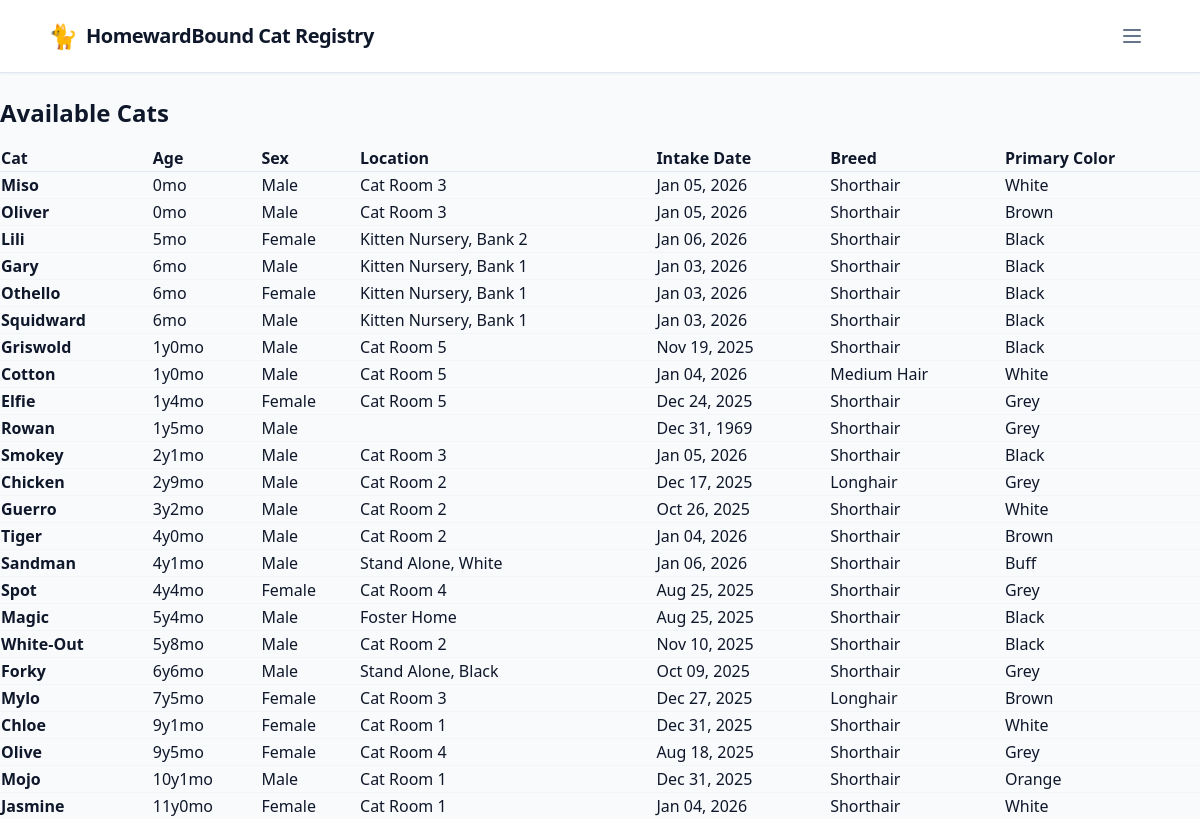
The app's page /report/, older data.
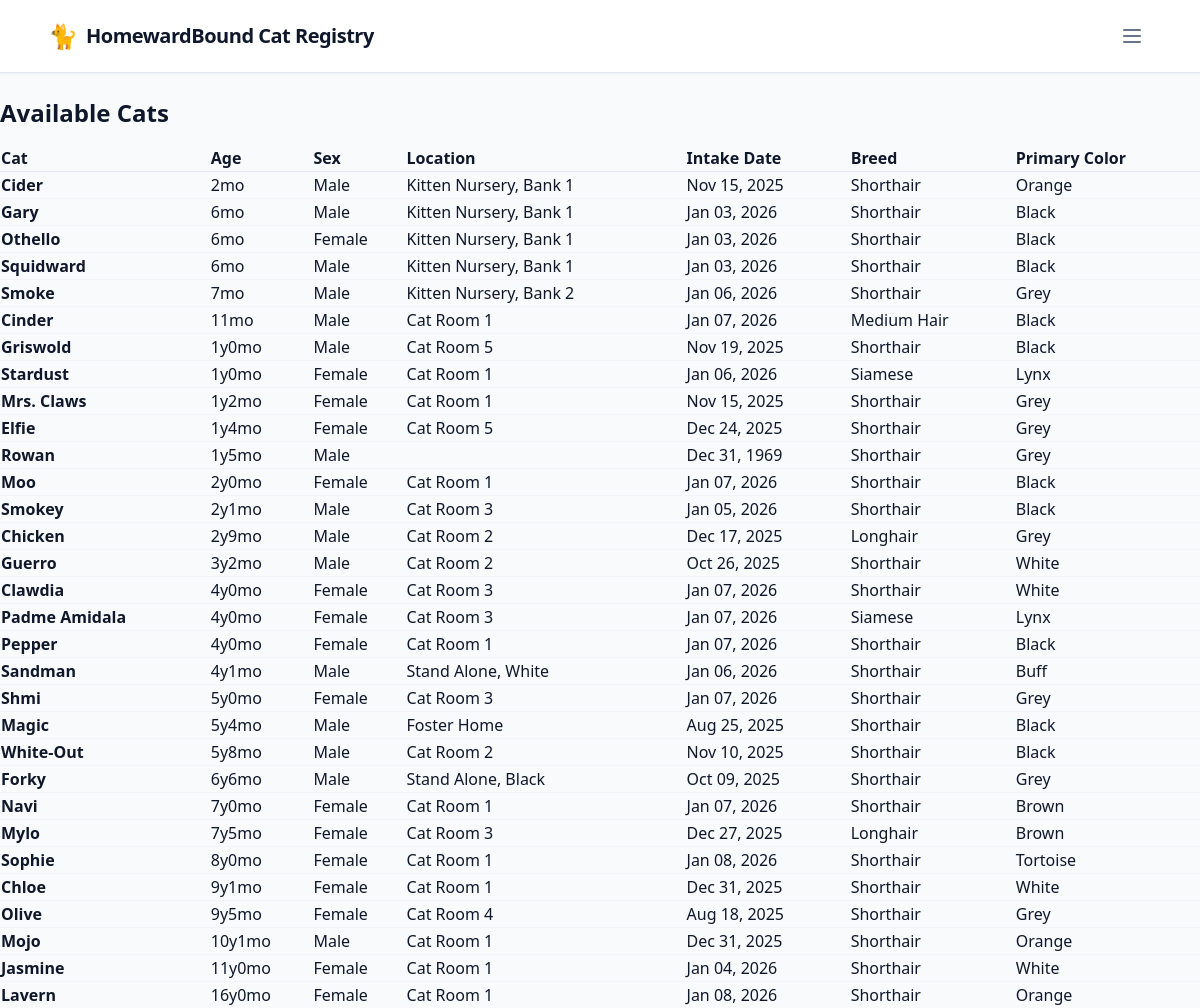
The same page, newer data.
### cats/models.py (models this page shows)
class Cat(models.Model):
    image_cy = models.CharField(max_length=20, primary_key=True)
    name = models.CharField(max_length=100)
    sex = models.CharField(max_length=10, default="Unknown")
    birthday = models.DateField(null=True, blank=True, default=timezone.now)
    breed = models.CharField(max_length=25, default="Unknown")
    primary_color = models.CharField(max_length=25, default="Unknown")
    intake_date = models.DateField(null=True, blank=True, default=timezone.now)
    location = models.CharField(max_length=25, default="Unknown")
    image_url = models.URLField()
    image = models.ImageField(upload_to='cats/', null=True, blank=True)
    first_seen = models.DateTimeField()
    last_seen = models.DateTimeField()
    last_updated = models.DateTimeField(auto_now=True)
    status = models.CharField(
        max_length=20,
        choices=CatStatus.choices,
        default=CatStatus.AVAILABLE,
    )
    objects = ItemQuerySet.as_manager()
    @property
    def age(self):
        if not self.birthday:
            return "Unknown"
        today = timezone.now().date()
        diff = today - cast(date, self.birthday)
        years = diff.days // 365
        months = (diff.days % 365) // 30
        if years < 1:
            return f"{months}mo"
        return f"{years}y{months}mo"
    @property
    def clean_breed(self):
        substring_to_remove = "Domestic "
        if self.breed:
            return self.breed.replace(substring_to_remove, "").strip()
        return self.breed

### cats/views.py (the view)
# urls.py: path("report/", views.report_view, name="report"),
def report_view(request):
    cats = Cat.objects.filter(
        Q(status=CatStatus.AVAILABLE) |
        Q(status=CatStatus.NEW)
        ).order_by("-birthday", "name")
    context = {
        "cats": cats,
    }
    return render(request, "cats/report.html", context)

### cats/templates/cats/report.html (shortened to what this page needs)
{% extends 'cats/base.html' %} {% load static %}
{% block content %}
<h1 class="text-2xl font-bold mb-4">Available Cats</h1>
<table class="w-full text-left border-collapse" id="report-table" media="all">
    <thead class="bg-slate-50 border-b border-slate-200">
        <tr>
            <th class="column-header">
                <a> Cat </a>
            </th>
            <th class="column-header">
                <a> Age </a>
            </th>
            <th class="column-header">
                <a> Sex </a>
            </th>
            <th class="column-header">
                <a> Location </a>
            </th>
            <th class="column-header">
                <a> Intake Date </a>
            </th>
            <th class="column-header">
                <a> Breed </a>
            </th>
            <th class="column-header">
                <a> Primary Color </a>
            </th>
        </tr>
    </thead>
    <tbody id="report-body" class="divide-y divide-slate-100">
        {% for cat in cats %}
        <tr>
            <td class="font-bold">
                {{ cat.name }}
            </td>
            <td>{{ cat.age }}</td>
            <td>{{ cat.sex }}</td>
            <td>
                {{ cat.location }}
            </td>
            <td>
                {{ cat.intake_date|date:"M d, Y" }}
            </td>
            <td >{{ cat.clean_breed }}</td>
            <td >{{ cat.primary_color }}</td>
        </tr>
        {% empty %}
        <tr>
            <td colspan="11" class="p-8 text-center text-slate-400">
                No cats found in this category.
            </td>
        </tr>
        {% endfor %}
    </tbody>
</table>
{% endblock %}

Row changes from the older to the newer data that the page shows:
no longer on this page (row edited): Cat: name "Miso", age "0mo", sex "Male", location "Cat Room 3", intake_date "Jan 05, 2026", clean_breed "Shorthair", primary_color "White"
no longer on this page (row edited): Cat: name "Oliver", age "0mo", sex "Male", location "Cat Room 3", intake_date "Jan 05, 2026", clean_breed "Shorthair", primary_color "Brown"
no longer on this page (row edited): Cat: name "Lili", age "5mo", sex "Female", location "Kitten Nursery, Bank 2", intake_date "Jan 06, 2026", clean_breed "Shorthair", primary_color "Black"
no longer on this page (row edited): Cat: name "Cotton", age "1y0mo", sex "Male", location "Cat Room 5", intake_date "Jan 04, 2026", clean_breed "Medium Hair", primary_color "White"
no longer on this page (row edited): Cat: name "Tiger", age "4y0mo", sex "Male", location "Cat Room 2", intake_date "Jan 04, 2026", clean_breed "Shorthair", primary_color "Brown"
no longer on this page (row edited): Cat: name "Spot", age "4y4mo", sex "Female", location "Cat Room 4", intake_date "Aug 25, 2025", clean_breed "Shorthair", primary_color "Grey"
added Cat: name "Cider", age "2mo", sex "Male", location "Kitten Nursery, Bank 1", intake_date "Nov 15, 2025", clean_breed "Shorthair", primary_color "Orange"
added Cat: name "Smoke", age "7mo", sex "Male", location "Kitten Nursery, Bank 2", intake_date "Jan 06, 2026", clean_breed "Shorthair", primary_color "Grey"
added Cat: name "Cinder", age "11mo", sex "Male", location "Cat Room 1", intake_date "Jan 07, 2026", clean_breed "Medium Hair", primary_color "Black"
added Cat: name "Stardust", age "1y0mo", sex "Female", location "Cat Room 1", intake_date "Jan 06, 2026", clean_breed "Siamese", primary_color "Lynx"
added Cat: name "Mrs. Claws", age "1y2mo", sex "Female", location "Cat Room 1", intake_date "Nov 15, 2025", clean_breed "Shorthair", primary_color "Grey"
added Cat: name "Moo", age "2y0mo", sex "Female", location "Cat Room 1", intake_date "Jan 07, 2026", clean_breed "Shorthair", primary_color "Black"
added Cat: name "Clawdia", age "4y0mo", sex "Female", location "Cat Room 3", intake_date "Jan 07, 2026", clean_breed "Shorthair", primary_color "White"
added Cat: name "Padme Amidala", age "4y0mo", sex "Female", location "Cat Room 3", intake_date "Jan 07, 2026", clean_breed "Siamese", primary_color "Lynx"
added Cat: name "Pepper", age "4y0mo", sex "Female", location "Cat Room 1", intake_date "Jan 07, 2026", clean_breed "Shorthair", primary_color "Black"
added Cat: name "Shmi", age "5y0mo", sex "Female", location "Cat Room 3", intake_date "Jan 07, 2026", clean_breed "Shorthair", primary_color "Grey"
added Cat: name "Navi", age "7y0mo", sex "Female", location "Cat Room 1", intake_date "Jan 07, 2026", clean_breed "Shorthair", primary_color "Brown"
added Cat: name "Sophie", age "8y0mo", sex "Female", location "Cat Room 1", intake_date "Jan 08, 2026", clean_breed "Shorthair", primary_color "Tortoise"
added Cat: name "Lavern", age "16y0mo", sex "Female", location "Cat Room 1", intake_date "Jan 08, 2026", clean_breed "Shorthair", primary_color "Orange"
